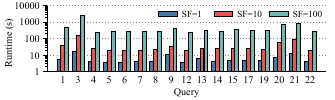

gnuplot code for this plot:
# ================================================================
#  benchmark_comparison.gnuplot
#  Clustered bar chart comparing TPCH runtimes
#  between Scale Factor 1 and Scale Factor 2
# ================================================================

reset

# ---------- OUTPUT SETTINGS ----------
set terminal pdfcairo size 3.35in,1in font "Times New Roman,11" linewidth 1.2
set output "comparison-sf.pdf"
#set term pngcairo size 750,250 font "Times New Roman,10" linewidth 1.1
#set output "benchmark_sf_comparison.png"

# ---------- GENERAL STYLE ----------
set style fill solid 1.2 border rgb "black"
#set boxwidth 0.35
set style data histograms
set style histogram clustered gap 1
set style line 1 lc rgb 'black' lt 1 lw 1
set grid ytics lc rgb "#888888" dt 2 lw 0.8

set xlabel "Query" offset 0,0.75 font ",11"
set ylabel "Runtime (s)" offset 2,-0.4 font ",11"
#set title "Runtime by Scale Factor" font ",12" offset 0,-0.5

set tics font ",11"
set tics nomirror
set xtics format ""
#set xrange [-0.4:*]
set xtics scale 0
set xtics offset 0,0.25

set ytics out
set ytics offset 0.4,0


set key top right horizontal Left reverse enhanced autotitles columnhead nobox
#set key invert samplen 3 spacing 1 width 0 height 0 

#set key horizontal top right nobox
set key samplen 3 spacing 1 width 0 height 0
set key font ",10"
set key offset 0,0.15

set border 3 front lt black linewidth 1.0

# Logarithmic scale for better visualization of data range
set logscale y

#set yrange [0:500]
#set ytics 0,10,500

set lmargin at screen 0.14
set rmargin at screen 0.975
set tmargin at screen 0.95
set bmargin at screen 0.28

# ---------- COLOR PALETTE ----------
color1 = "#4C78A8"  # blue for SF1
color2 = "#E45756"  # red for SF2
color3 = "#72B7B2"  # teal for SF10

# ---------- DATA PREPARATION ----------
set datafile separator "\t"

# ---------- PLOT ----------
plot 'comparison-sf1.tsv' using 5:xtic(1) title "SF=1" lc rgb color1, \
     'comparison-sf10.tsv' using 5 title "SF=10" lc rgb color2, \
     'comparison-sf100.tsv' using 5 title "SF=100" lc rgb color3

# ---------- POST ----------
unset output
print "✅ Plot success"
